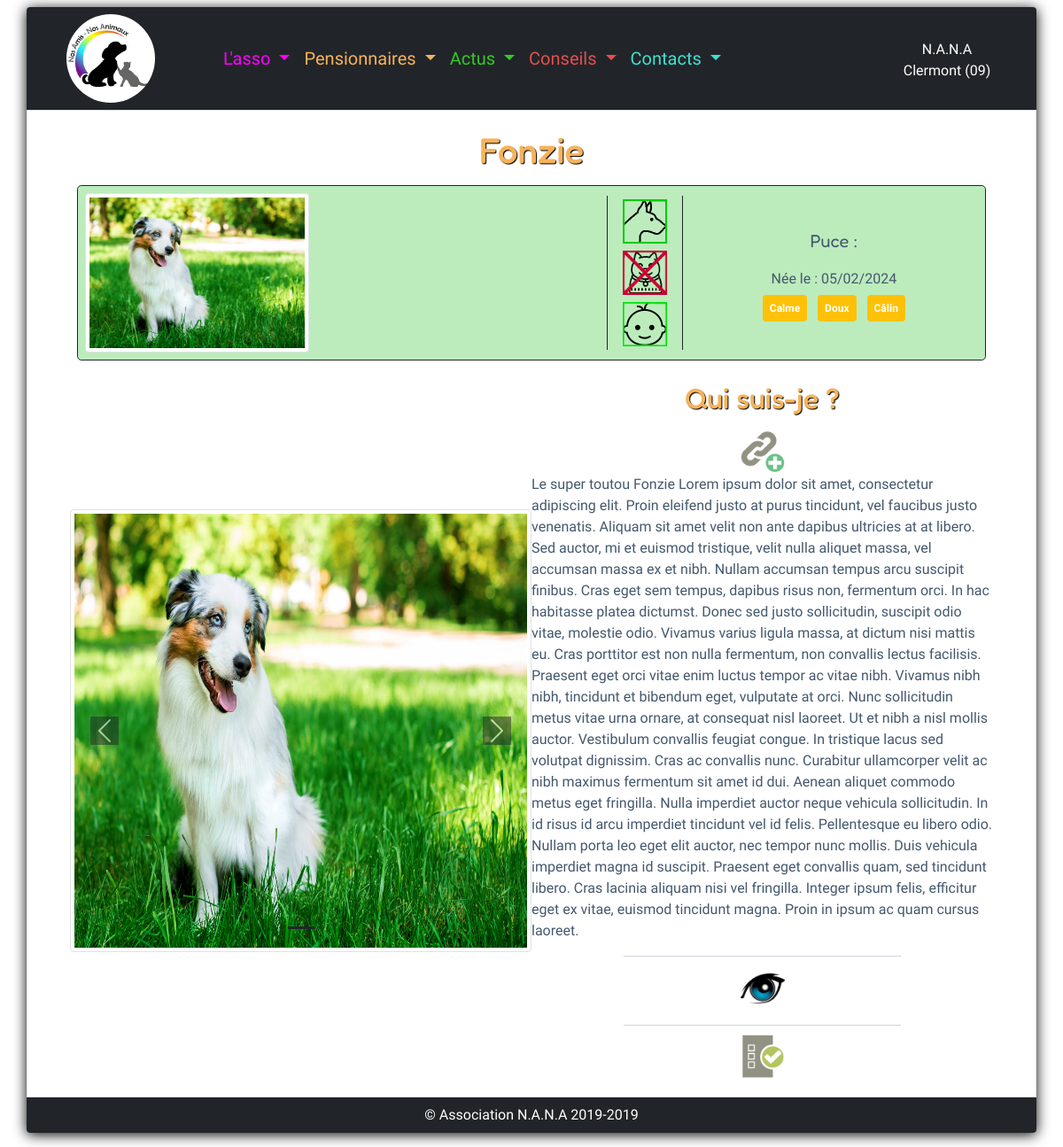
Page /animal&idAnimal=6 on the committed database.
### tables this page shows
CREATE TABLE `animal` (
  `id_animal` int(11) NOT NULL,
  `nom_animal` varchar(45) NOT NULL,
  `type_animal` enum('chien','chat') NOT NULL,
  `puce` int(11) DEFAULT NULL,
  `sexe` tinyint(4) NOT NULL,
  `date_naissance_animal` date NOT NULL DEFAULT current_timestamp(),
  `date_adoption_animal` date DEFAULT NULL,
  `ami_chien` enum('oui','non','N/A') DEFAULT NULL,
  `ami_chat` enum('oui','non','N/A') DEFAULT NULL,
  `ami_enfant` enum('oui','non','N/A') DEFAULT NULL,
  `description_animal` longtext DEFAULT NULL,
  `adoption_description_animal` longtext DEFAULT NULL,
  `engagement_description_animal` longtext DEFAULT NULL,
  `localisation_description_animal` longtext DEFAULT NULL,
  `id_status` int(11) NOT NULL
);

CREATE TABLE `image` (
  `id_image` int(11) NOT NULL,
  `libelle_image` varchar(45) NOT NULL,
  `url_image` varchar(100) NOT NULL,
  `description_image` longtext DEFAULT NULL
);

CREATE TABLE `caractere` (
  `id_caractere` int(11) NOT NULL,
  `libelle_caractere_m` varchar(45) NOT NULL,
  `libelle_caractere_f` varchar(50) DEFAULT NULL
);

### models/animal.dao.php (called while the page is built, shortened)
<?php
function getCaracteresAnimals($idAnimal) {
    $bdd = connexionPDO();
    $stmt = $bdd->prepare('
        SELECT c.libelle_caractere_m, c.libelle_caractere_f
        FROM caractere c
        INNER join dispose d on c.id_caractere = d.id_caractere
        where id_animal = :idAnimal
    ');
    $stmt->bindValue(':idAnimal', $idAnimal, PDO::PARAM_INT);
    $stmt->execute();
    $caracteres = $stmt->fetchAll(PDO::FETCH_ASSOC);
    return $caracteres;
}
function getAnimalFromIdAnimalBd($idAnimal) {
    $bdd = connexionPDO();
    $req = "
        SELECT *
        FROM animal
        where id_animal = :idAnimal";
    $stmt = $bdd->prepare($req);
    $stmt->bindValue(':idAnimal', $idAnimal, PDO::PARAM_INT);
    $stmt->execute();
    $animal = $stmt->fetch(PDO::FETCH_ASSOC);
    return $animal;
}
function getImagesFromAnimal($idAnimal) {
    $bdd = connexionPDO();
    $stmt = $bdd->prepare('
        SELECT i.id_image, libelle_image, url_image, description_image
        FROM image i
        INNER JOIN contient c on i.id_image = c.id_image
        INNER JOIN animal a on a.id_animal = c.id_animal
        WHERE a.id_animal= :idAnimal
        ');
    $stmt->bindValue(':idAnimal', $idAnimal, PDO::PARAM_INT);
    $stmt->execute();
    $images = $stmt->fetchAll(PDO::FETCH_ASSOC);
    return $images;
}

### views/front/animal.view.php (the view, shortened to what this page needs)
<?php
echo styleTitreNiveau1($animal['nom_animal'], COLOR_TITRE_PENSIONNAIRES) ?>
<div class="row border border-dark rounded-3 m-2 align-items-center <?= ($animal['sexe']) ? "perso_bgVert" : "perso_bgRose" ?>">
    <div class="col p-2 center">
        <img src="<?= URL ?>public/sources/images/sites/<?= $images[0]['url_image'] ?>" class="img-thumbnail" alt="<?= $images[0]['libelle_image'] ?>" style="max-height: 180px">
    </div>
    <?php
    $iconeChien = "";
    if ($animal['ami_chien'] === "oui") $iconeChien = "chienOk.png";
    else if ($animal['ami_chien'] === "non") $iconeChien = "chienBar.png";
    else if ($animal['ami_chien'] === "N/A") $iconeChien = "chienQuest.png";
    $iconeChat = "";
    if ($animal['ami_chat'] === "oui") $iconeChat = "chatOk.png";
    else if ($animal['ami_chat'] === "non") $iconeChat = "chatBar.png";
    else if ($animal['ami_chat'] === "N/A") $iconeChat = "chatQuest.png";
    $iconeBaby = "";
    if ($animal['ami_enfant'] === "oui") $iconeBaby = "babyOk.png";
    else if ($animal['ami_enfant'] === "non") $iconeBaby = "babyBar.png";
    else if ($animal['ami_enfant'] === "N/A") $iconeBaby = "babyQuest.png";
    ?>
    <div class="col-2 col-md-1 border-start border-end text-center border-dark">
        <img src="<?= URL ?>public/sources/images/autres/icones/<?= $iconeChien ?>" class="img-fluid m-1" alt="<?= $iconeChien ?>" style="width: 50px">
        <img src="<?= URL ?>public/sources/images/autres/icones/<?= $iconeChat ?>" class="img-fluid m-1" alt="<?= $iconeChien ?>" style="width: 50px">
        <img src="<?= URL ?>public/sources/images/autres/icones/<?= $iconeBaby ?>" class="img-fluid m-1" alt="<?= $iconeChien ?>" style="width: 50px">
    </div>
    <div class="col-6 col-md-4 text-center">
        <div class="perso_policeTitre perso_Size20 mb-3">Puce : <?php $animal['puce'] ?></div>
        <div class="mb-2">Née le : <?= date("d/m/Y", strtotime($animal['date_naissance_animal'])) ?></div>
        <div class="">
            <?php foreach ($caracteres as $caractere) : ?>
                <span class="badge bg-warning m-1 p-2 d-none d-sm-inline"><?= ($animal['sexe']) ? $caractere['libelle_caractere_m'] : $caractere['libelle_caractere_f'] ?></span>
            <?php endforeach; ?>
        </div>
    </div>
</div>
<div class="row g-0 align-items-center">
    <div class="col-12 col-lg-6">
        <div id="carouselExampleIndicators" class="carousel slide" data-bs-ride="carousel">
            <div class="carousel-indicators">
            <?php foreach ($images as $key => $image) : ?>
                <button type="button" data-bs-target="#carouselExampleIndicators" data-bs-slide-to="<?php echo $key ?>" class="<?php echo ($key === 0) ? "active" : "" ?> bg-dark" aria-current="true" aria-label="Slide 1"></button>
            <?php endforeach; ?>
            </div>
            <div class="carousel-inner text-center">
                <?php foreach ($images as $key => $image) : ?>
                    <div class="carousel-item <?php echo ($key === 0) ? "active" : "" ?>">
                        <img src="<?= URL ?>public/sources/images/sites/<?= $image['url_image'] ?>" class="img-thumbnail" style="height:500px;" alt="<?= $image['libelle_image']?>">
                    </div>
                <?php endforeach; ?>
            </div>
            <button class="carousel-control-prev" type="button" data-bs-target="#carouselExampleIndicators" data-bs-slide="prev">
                <span class="carousel-control-prev-icon bg-dark" aria-hidden="true"></span>
            </button>
            <button class="carousel-control-next" type="button" data-bs-target="#carouselExampleIndicators" data-bs-slide="next">
                <span class="carousel-control-next-icon bg-dark" aria-hidden="true"></span>
            </button>
        </div>
    </div>
    <div class="col-12 col-lg-6">
        <div class="">
            <?= styleTitreNiveau2("Qui suis-je ?", COLOR_TITRE_PENSIONNAIRES) ?>
            <p>
                <img src="<?= URL ?>public/sources/images/autres/icones/IconeAdopt.png" alt="" width="50" height="50" class="d-block mx-auto">
                <?= $animal['description_animal'] ?>
            </p>
            <hr />
            <p>
                <img src="<?= URL ?>public/sources/images/autres/icones/oeil.jpg" alt="" width="50" height="50" class="d-block mx-auto">
            </p>
            <hr />
            <p>
                <img src="<?= URL ?>public/sources/images/autres/icones/iconeContrat.png" alt="" width="50" height="50" class="d-block mx-auto">
            </p>
        </div>
    </div>
</div>
<?php
require "views/commons/template.php"
?>

### public/css/main.css (style rules this page uses)
body { font-family: 'Copse', serif; color: #44586e; }
.perso_policeTitre { font-family: 'Fredoka', sans-serif; }
hr { border-color: #44586e; margin: 2% 20%; }
.perso_bgVert { background-color:rgba(175, 233, 175, 0.827) !important; }
.perso_Size20 { font-size: 20px; }

### rows in the picture
animal: nom_animal "Fonzie", date_naissance_animal "05/02/2024", description_animal "Le super toutou Fonzie Lorem ipsum dolor sit amet, consectetur adipiscing elit. Proin eleifend justo at purus tincidunt, vel faucibus justo venenatis. Aliquam sit amet velit non ante dapibus ultricies at at libero. Sed auctor, mi et euismod tristique, velit nulla aliquet massa, vel accumsan massa ex et nibh. Nullam accumsan tempus arcu suscipit finibus. Cras eget sem tempus, dapibus risus non, fermentum orci. In hac habitasse platea dictumst. Donec sed justo sollicitudin, suscipit odio vitae, molestie odio. Vivamus varius ligula massa, at dictum nisi mattis eu. Cras porttitor est non nulla fermentum, non convallis lectus facilisis. Praesent eget orci vitae enim luctus tempor ac vitae nibh.…"
image: url_image (picture)
caractere: libelle_caractere_m "Calme"
caractere: libelle_caractere_m "Doux"
caractere: libelle_caractere_m "Câlin"

### other values in the picture
styleTitreNiveau2("Qui suis-je ?", COLOR_TITRE_PENSIONNAIRES) "Qui suis-je ?"
